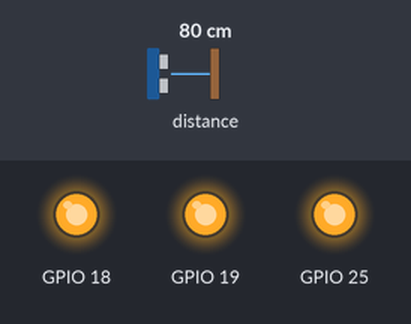
A sketch run on a simulated ESP32. Shown: output pins drawn as LEDs (lit = HIGH). Wiring (inferred from the names in the program): VL53L0X range finder at I2C address 0x29. The test bench sets the inputs (shaded band); at power-on: distance to the obstacle 80 cm. WiFi joins after 1.5 s; servers stay silent unless stated; the local clock reads 2024-03-15 10:24:30 at power-on unless the sketch sets it; no MQTT or app messages arrive unless stated; what the sketch prints to the serial monitor is not drawn. At 1.8 s the program puts the board to deep sleep or switches it off; the recording ends there.

Above: at 0.1 s.
Timing chart, 0 to 1.6 s (numbered marks = the images above):
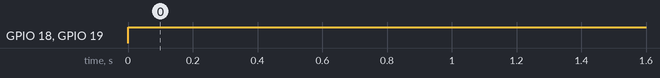

Measured:
- by itself, GPIO 18, GPIO 19: LOW → HIGH at 0.00 s

The sketch:

mqtt-vl530x-m5stamppico.ino
```cpp
#include <Wire.h>
#include <Adafruit_NeoPixel.h>

#include <WiFi.h>
#include <WiFiClient.h>
#include <PubSubClient.h>
#include "config.h"

WiFiClient wifi_client;
PubSubClient mqtt_client(mqtt_host, mqtt_port, NULL, wifi_client);

// see also...https://github.com/m5stack/M5Stack/blob/master/examples/Unit/ToF_VL53L0X/ToF_VL53L0X.ino
#define VL53L0X_REG_IDENTIFICATION_MODEL_ID 0xc0
#define VL53L0X_REG_IDENTIFICATION_REVISION_ID 0xc2
#define VL53L0X_REG_PRE_RANGE_CONFIG_VCSEL_PERIOD 0x50
#define VL53L0X_REG_FINAL_RANGE_CONFIG_VCSEL_PERIOD 0x70
#define VL53L0X_REG_SYSRANGE_START 0x00
#define VL53L0X_REG_RESULT_INTERRUPT_STATUS 0x13
#define VL53L0X_REG_RESULT_RANGE_STATUS 0x14
#define address 0x29  // I2C address

byte gbuf[16];

uint16_t bswap(byte b[]) {
  // Big Endian unsigned short to little endian unsigned short
  uint16_t val = ((b[0] << 8) & b[1]);
  return val;
}

uint16_t makeuint16(int lsb, int msb) {
  return ((msb & 0xFF) << 8) | (lsb & 0xFF);
}

void write_byte_data(byte data) {
  Wire.beginTransmission(address);
  Wire.write(data);
  Wire.endTransmission();
}

void write_byte_data_at(byte reg, byte data) {
  Wire.beginTransmission(address);
  Wire.write(reg);
  Wire.write(data);
  Wire.endTransmission();
}

byte read_byte_data() {
  Wire.requestFrom(address, 1);
  while (Wire.available() < 1) delay(1);
  byte b = Wire.read();
  return b;
}

byte read_byte_data_at(byte reg) {
  // write_byte_data((byte)0x00);
  write_byte_data(reg);
  Wire.requestFrom(address, 1);
  while (Wire.available() < 1) delay(1);
  byte b = Wire.read();
  return b;
}

uint16_t read_word_data_at(byte reg) {
  write_byte_data(reg);
  Wire.requestFrom(address, 2);
  while (Wire.available() < 2) delay(1);
  gbuf[0] = Wire.read();
  gbuf[1] = Wire.read();
  return bswap(gbuf);
}

void read_block_data_at(byte reg, int sz) {
  int i = 0;
  write_byte_data(reg);
  Wire.requestFrom(address, sz);
  for (i = 0; i < sz; i++) {
    while (Wire.available() < 1) delay(1);
    gbuf[i] = Wire.read();
  }
}

uint16_t read_distance() {
  write_byte_data_at(VL53L0X_REG_SYSRANGE_START, 0x01);

  byte val = 0;
  int cnt = 0;
  while (cnt < 100) {  // 1 second waiting time max
    delay(10);
    val = read_byte_data_at(VL53L0X_REG_RESULT_RANGE_STATUS);
    if (val & 0x01) break;
    cnt++;
  }
  if (val & 0x01) {
    // nothing to do...
  } else {
    // not ready
    return 0xffff;
  }

  read_block_data_at(VL53L0X_REG_RESULT_RANGE_STATUS, 12);
  uint16_t acnt = makeuint16(gbuf[7], gbuf[6]);
  uint16_t scnt = makeuint16(gbuf[9], gbuf[8]);
  uint16_t dist = makeuint16(gbuf[11], gbuf[10]);
  byte DeviceRangeStatusInternal = ((gbuf[0] & 0x78) >> 3);

  return dist;
}

#define RGB_LED_PIN 27  // M5Stamp pico
#define RGB_LED_NUM 1
Adafruit_NeoPixel rgb_led(RGB_LED_NUM, RGB_LED_PIN, NEO_GRB + NEO_KHZ800);

void set_rgb_led(uint8_t r, uint8_t g, uint8_t b) {
  rgb_led.setPixelColor(0, rgb_led.Color(r, g, b));
  rgb_led.show();
}

void reboot() {
  Serial.println("REBOOT!!!!!");
  for (int i = 0; i < 30; ++i) {
    set_rgb_led(255, 0, 255);
    delay(100);
    set_rgb_led(0, 0, 0);
    delay(100);
  }

  ESP.restart();
}

void setup() {
  Wire.begin(21, 22);
  Wire.setClock(20000);

  Serial.begin(9600);

  // VL53L0Xへの電源供給用
  pinMode(25, OUTPUT);
  digitalWrite(25, HIGH);
  pinMode(19, OUTPUT);
  digitalWrite(19, HIGH);
  pinMode(18, OUTPUT);
  digitalWrite(18, HIGH);

  // Wifi
  WiFi.mode(WIFI_MODE_STA);
  WiFi.begin(wifi_ssid, wifi_password);
  WiFi.setSleep(false);
  int count = 0;
  while (WiFi.status() != WL_CONNECTED) {
    delay(250);
    switch (count % 4) {
      case 0:
        Serial.println("|");
        set_rgb_led(30, 30, 0);
        break;
      case 1:
        Serial.println("/");
        break;
      case 2:
        set_rgb_led(0, 0, 0);
        Serial.println("-");
        break;
      case 3:
        Serial.println("\\");
        break;
    }
    count++;
    if (count >= 240) reboot();  // 240 / 4 = 60sec
  }
  set_rgb_led(30, 30, 0);
  Serial.println("WiFi connected!");

  // MQTT
  bool rv = false;
  if (mqtt_use_auth == true) {
    rv = mqtt_client.connect(mqtt_client_id, mqtt_username, mqtt_password);
  } else {
    rv = mqtt_client.connect(mqtt_client_id);
  }
  if (rv == false) {
    Serial.println("mqtt connecting failed...");
    reboot();
  }
  Serial.println("MQTT connected!");
  set_rgb_led(0, 0, 30);

  // configTime
  configTime(9 * 3600, 0, "ntp.nict.jp");
  struct tm t;
  if (!getLocalTime(&t)) {
    Serial.println("getLocalTime() failed...");
    delay(500);
    reboot();
  }
  Serial.println("configTime() success!");
  set_rgb_led(0, 30, 0);

  publish_distance();
}

#define SAMPLE_COUNT 10

void publish_distance() {
  // N回測定して平均を求める
  long total_dist = 0;
  for (int i = 0; i < SAMPLE_COUNT; ++i) {
    total_dist += read_distance();
    delay(10);
  }

  int avg_dist = total_dist / SAMPLE_COUNT;

  // G36で電源の電圧を測定
  float voltage = analogReadMilliVolts(36) / 1000.0f;

  // publishするメッセージの組み立て
  char buf[256];

  time_t t;
  struct tm *tm;

  t = time(NULL);
  tm = localtime(&t);

  snprintf(buf, 255, "{\"time\":\"%4d-%02d-%02dT%02d:%02d:%02d\", \"voltage\", %.3f, \"distance\":%u}",
    tm->tm_year+1900, tm->tm_mon+1, tm->tm_mday,
    tm->tm_hour, tm->tm_min, tm->tm_sec,
    voltage,
    avg_dist);

  // メッセージをpublish (retain有効)
  Serial.println(buf);
  mqtt_client.publish(mqtt_publish_topic, buf, true);

  delay(30);

  set_rgb_led(0, 0, 0);
  WiFi.disconnect(true);
  ESP.deepSleep(60 * 1000 * 1000UL);
}

void loop() {
}
```

config-sample.h
```cpp
// Wifi config
const char *wifi_ssid      = "wifi_ssid";
const char *wifi_password  = "wifi_password";
const char *mqtt_host      = "test.mosquitto.org";
const int  mqtt_port       = 1883;

const char *mqtt_client_id = "mqtt-vl530x-m5stamppico-0001";
const bool mqtt_use_auth   = false;
const char *mqtt_username  = "username";
const char *mqtt_password  = "password";

const char *mqtt_publish_topic = "vl530x/0001";
```
